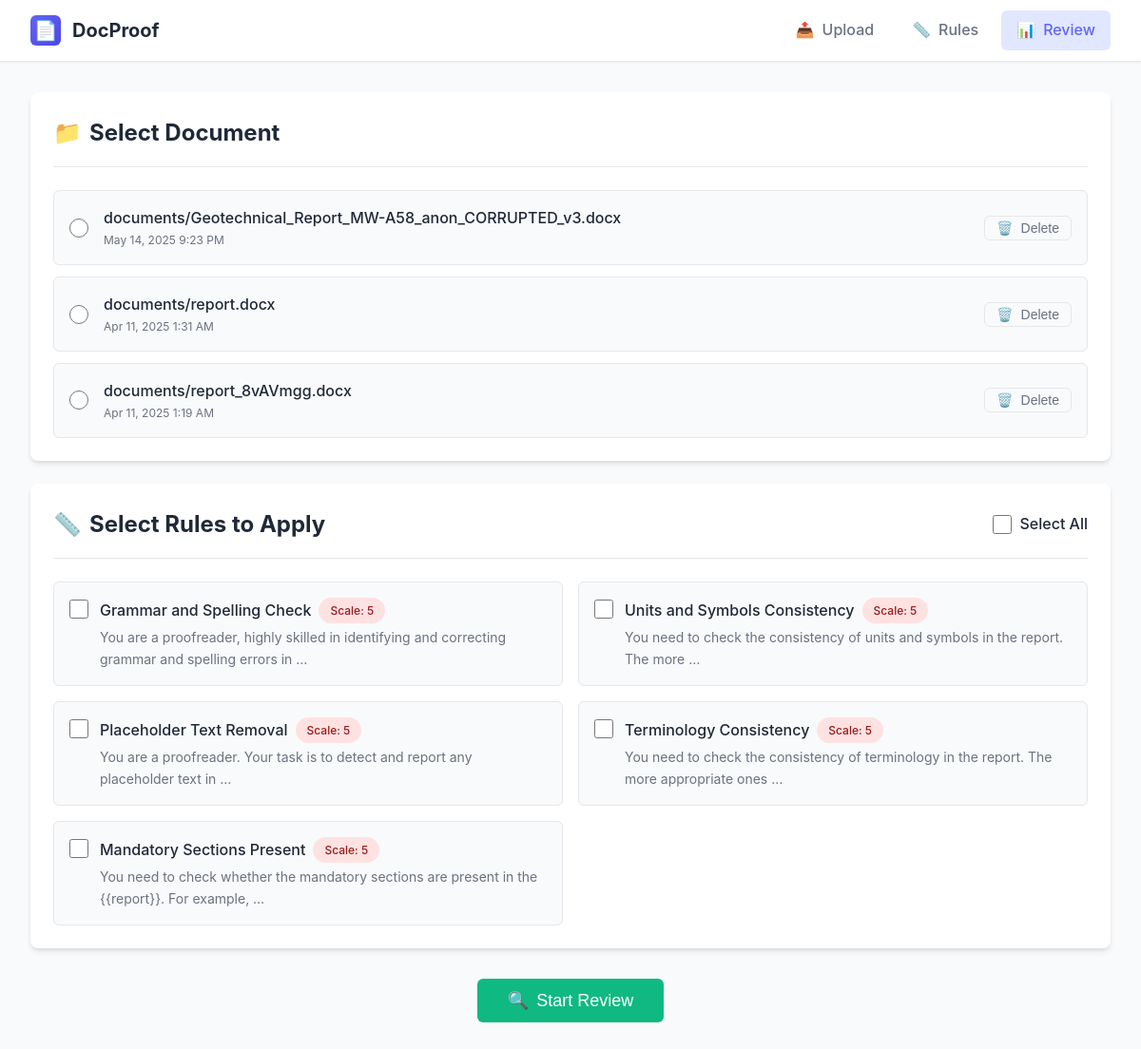
The page /faultless/details on the database as committed earlier.
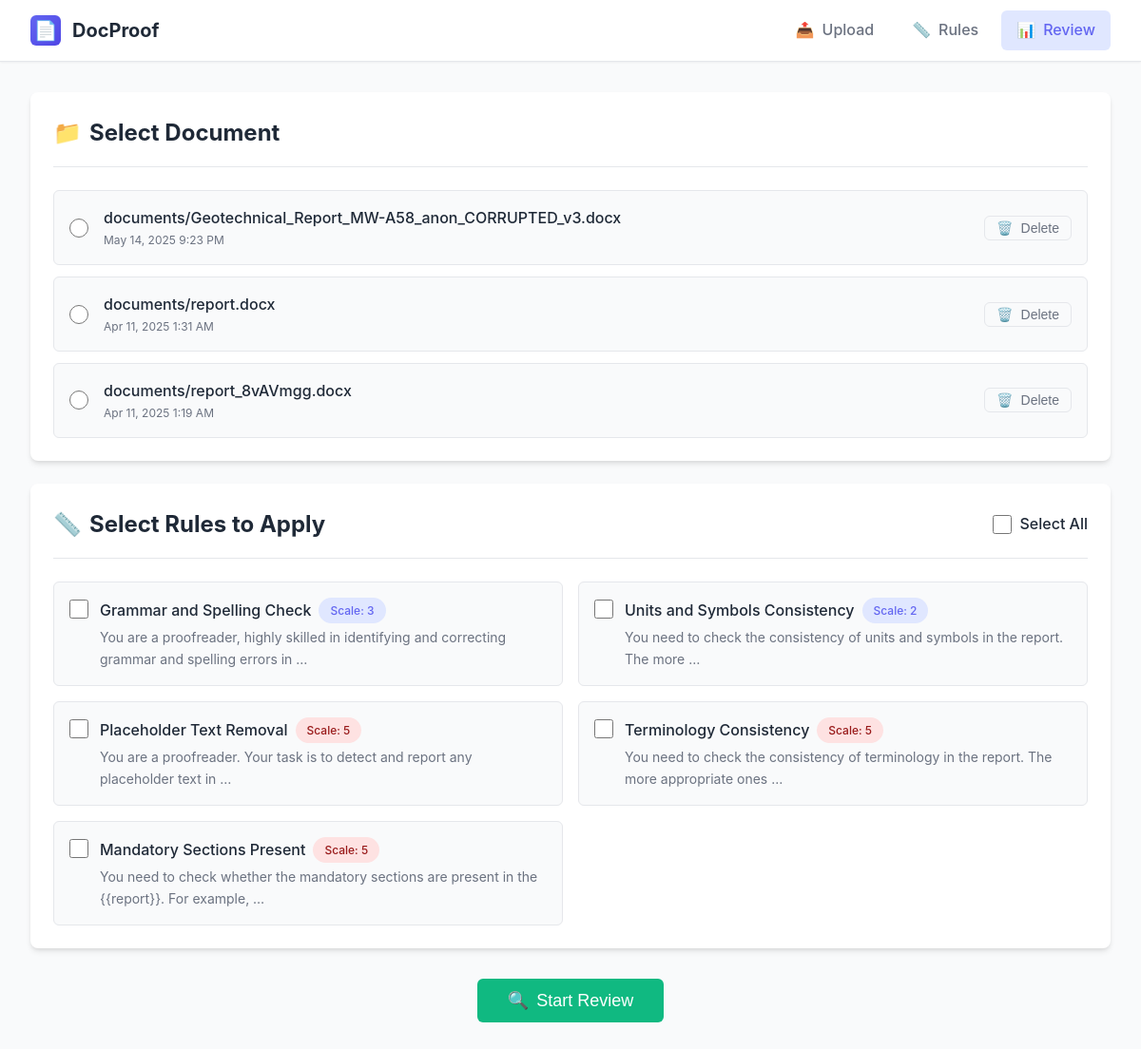
The same page on the database as committed later.
### faultless/models.py (models this page shows, shortened)
class Rules(models.Model):
    id = models.AutoField(primary_key=True)
    name = models.CharField(max_length=30)
    scale = models.IntegerField()
    description = models.TextField()
    def default_output_format():
        data = {
            'matches': [
                {
                    'error_type': 'error name(only use the name i gave you)',
                    'message': 'simple description of the error and how to correct it',
                    'original': 'the error word or phrase or sentence(depend on different type of error)',
                    'occurrence_index': 'occurrence times of the error',
                },
            ]
        }
        return data
    output_format = models.JSONField(default=default_output_format)

### faultless/views.py (the view, shortened to what this page needs)
# urls.py: path("faultless/details", view_details, name="view_details"),
def view_details(request):
    data = Rules.objects.all().values()
    documents = Document.objects.all().order_by("-uploaded_at")
    report = None
    context = {
        "allrules": data,
        "document": documents,
    }
    """if len(documents) > 0:
        report = documents[0].path"""
    if request.method == "GET":
        if "select_file" in request.GET:
            file_name = request.GET.get("select_file", "")
            report = get_object_or_404(Document, file=file_name).path
            cache.set('selected', report, timeout=600)
    return render(request, "faultless/details.html", context)

### faultless/templates/faultless/details.html (shortened to what the changed rows need)
{% load static %}
<!DOCTYPE html>
<html lang="en">
<head>
    <link rel="stylesheet" href="{% static 'css/styles.css' %}">
</head>
<body>
    <div class="container">
        <form method="post">
            <div class="card">
                <div class="card-header">
                    <h2 class="card-title">
                        <span>📁</span> Select Document
                    </h2>
                </div>
            </div>
            <div class="card">
                <div class="card-header" style="display: flex; align-items: center; justify-content: space-between;">
                    <h2 class="card-title">
                        <span>📏</span> Select Rules to Apply
                    </h2>
                </div>
                <div class="grid grid-cols-2" style="gap: 1rem;">
                    {% for rule in allrules %}
                    <div class="rule-card">
                        <input type="checkbox" name="selected_rules" value="{{ rule.id }}" id="rule_{{ rule.id }}" style="margin-top: 0.125rem;">
                        <label for="rule_{{ rule.id }}" class="rule-info">
                            <div class="rule-header">
                                <span class="rule-name">{{ rule.name }}</span>
                                <span class="badge {% if rule.scale >= 4 %}badge-danger{% elif rule.scale >= 2 %}badge-primary{% else %}badge-success{% endif %}">
                                    Scale: {{ rule.scale }}
                                </span>
                            </div>
                            <div class="rule-description">
                                {{ rule.description|truncatewords:15 }}
                            </div>
                        </label>
                    </div>
                    {% endfor %}
                </div>
            </div>
        </form>
    </div>
</body>
</html>

Rows that differ between the two databases and show on the page:
changed Rules "Grammar and Spelling Check": scale "5" → "3"
changed Rules "Units and Symbols Consistency": scale "5" → "2"
